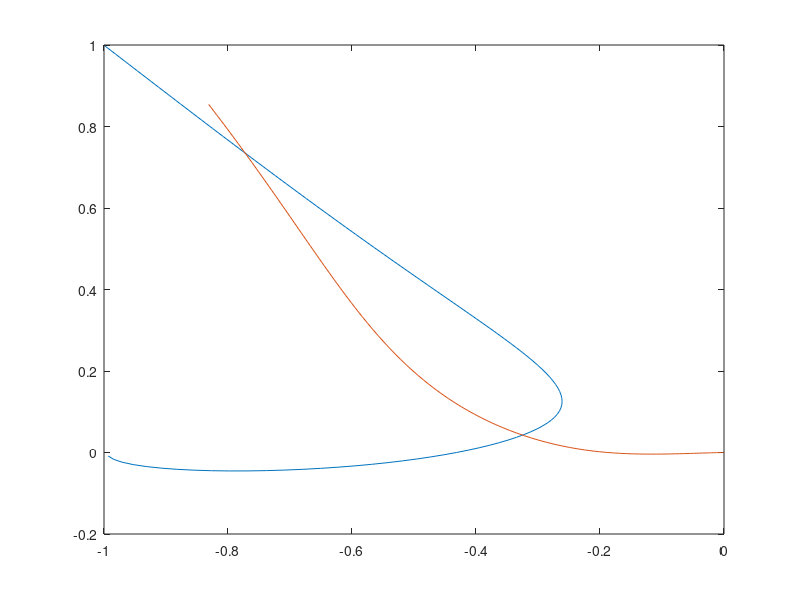

Write the MATLAB code that produced this figure.
fileID = fopen('state.txt','r');
formatSpec = '%f';
A = fscanf(fileID,formatSpec);

n  = A(1);
ns = A(2);
nx = A(3);
N  = A(4);
d  = A(5);

A = A(6:length(A));

sol = zeros(d, N+1, n+1);

for k=1:n
    for j=1:ns
        for i=1:N+1
            for l=1:d
                sol(l, i, k) = A((k-1)*ns*nx + (j-1)*nx + (i-1)*d + l);
            end
        end
    end
end

A=A(n*ns*nx+1:n*ns*nx+nx);
length(A);
for i=1:N+1
    for l=1:d
        sol(l, i, n+1) = A((i-1)*d + l);
    end
end

for i=1:N+1
    plot(reshape(sol(1, i, :), 1, n+1), reshape(sol(2, i, :), 1, n+1));
    hold all
end